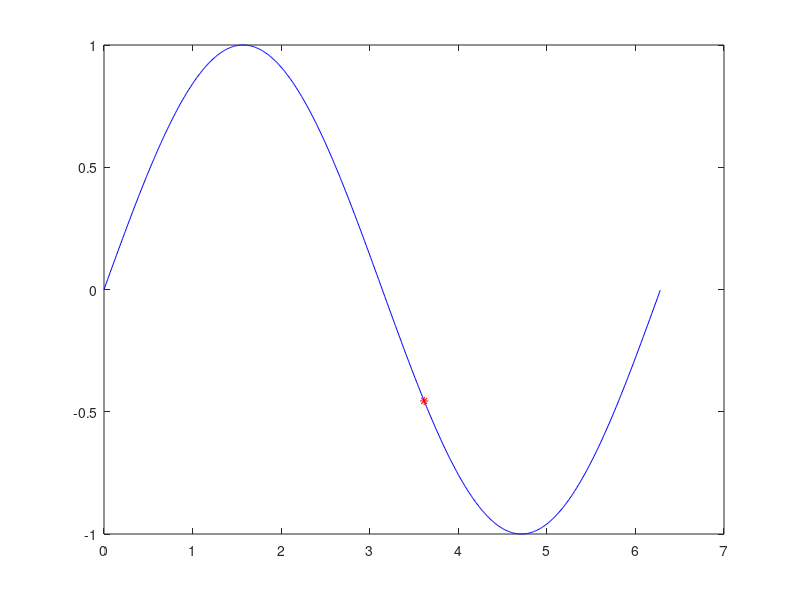

This chart was generated by the following MATLAB code:
tstart = tic
tcurrent = toc(tstart)

g = 0
s = 0:0.01:2*pi;
x = 0;
y = sin(x);

axis([0 2*pi -1.5 1.5])

while tcurrent < 10
    cla
	tcurrent = toc(tstart);
    x = x + 0.005;
    
    if x>=2*pi
        x = 0;
    end
    
    y = sin(s);
    
    plot(s, y, 'b');
    drawnow
    
    y = sin(x);
    
    axis manual
    hold on
    plot(x,y,'r:*'); %xlim([0 2*pi]); ylim([-1.5 1.5])
        
	drawnow
    hold on
end